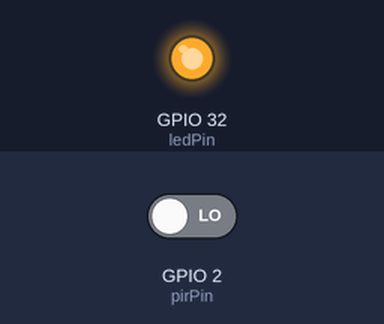
The sketch below on a simulated ESP32. Parts: output pins drawn as LEDs (lit = HIGH). The inputs (shaded band) are chosen by the test bench; at power-on: GPIO 2 (pirPin) LOW. What the sketch prints to the serial monitor is not drawn.

Above: at 2.8 s.
2.9 s: GPIO 2 (pirPin) driven HIGH
Timing chart, 0 to 5.9 s (numbered marks = the images above; inputs shaded):
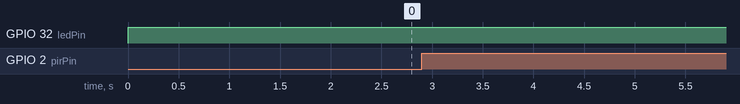

The sketch:

HC-SR501.ino
```cpp
#define pirPin 2
#define ledPin 32

bool PIRstate = false;

unsigned long lastPirTime = 0;
const unsigned long PirTime = 20000;

void setup() {
  pinMode(pirPin, INPUT);
  pinMode(ledPin, OUTPUT);
  Serial.begin(115200);
}

void loop() {
  bool PIRstate = digitalRead(pirPin);

  if (PIRstate) {
    lastPirTime = millis();
    Serial.println("Motion Detected");
  }

  if (millis() - lastPirTime < PirTime) {
    digitalWrite(ledPin, HIGH);
    Serial.println("LED ON");
  } else {
    digitalWrite(ledPin, LOW);
    Serial.println("LED OFF");
  }
  delay(1000);
}

/*
void loop() {
  state = digitalRead(pirPin);
  if (state == true) {
    Serial.println("LED ON");
  } else {
    Serial.println("LED OFF");
  }
  delay(1000);
}
*/
```

Measured:
- after the input at 2.9 s, every drawn part: stays the same
